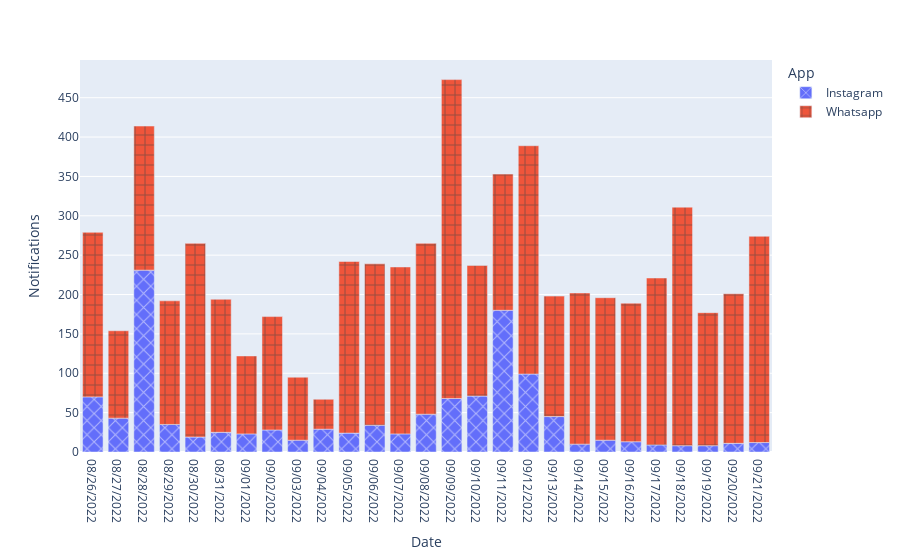

Notebook code cell kept with this figure:
### Code cell
fig = px.bar(data_frame=df,x='Date',y='Notifications',color='App',pattern_shape="App", pattern_shape_sequence=["x", "+"])
fig.show()

### Figure 1 — Plotly figure (JSON) as saved in the notebook; plotly's stock layout.template omitted (floating-point values rounded to 4 significant figures)
{"data": [{"alignmentgroup": "True", "hovertemplate": "App=Instagram<br>Date=%{x}<br>Notifications=%{y}<extra></extra>", "legendgroup": "Instagram", "marker": {"color": "#636efa", "pattern": {"shape": "x"}}, "name": "Instagram", "offsetgroup": "Instagram", "orientation": "v", "showlegend": true, "textposition": "auto", "type": "bar", "x": ["08/26/2022", "08/27/2022", "08/28/2022", "08/29/2022", "08/30/2022", "08/31/2022", "09/01/2022", "09/02/2022", "09/03/2022", "09/04/2022", "09/05/2022", "09/06/2022", "09/07/2022", "09/08/2022", "09/09/2022", "09/10/2022", "09/11/2022", "09/12/2022", "09/13/2022", "09/14/2022", "09/15/2022", "09/16/2022", "09/17/2022", "09/18/2022", "09/19/2022", "09/20/2022", "09/21/2022"], "xaxis": "x", "y": [70, 43, 231, 35, 19, 25, 23, 28, 15, 29, 24, 34, 23, 48, 68, 71, 180, 99, 45, 10, 15, 13, 9, 8, 8, 11, 12], "yaxis": "y"}, {"alignmentgroup": "True", "hovertemplate": "App=Whatsapp<br>Date=%{x}<br>Notifications=%{y}<extra></extra>", "legendgroup": "Whatsapp", "marker": {"color": "#EF553B", "pattern": {"shape": "+"}}, "name": "Whatsapp", "offsetgroup": "Whatsapp", "orientation": "v", "showlegend": true, "textposition": "auto", "type": "bar", "x": ["08/26/2022", "08/27/2022", "08/28/2022", "08/29/2022", "08/30/2022", "08/31/2022", "09/01/2022", "09/02/2022", "09/03/2022", "09/04/2022", "09/05/2022", "09/06/2022", "09/07/2022", "09/08/2022", "09/09/2022", "09/10/2022", "09/11/2022", "09/12/2022", "09/13/2022", "09/14/2022", "09/15/2022", "09/16/2022", "09/17/2022", "09/18/2022", "09/19/2022", "09/20/2022", "09/21/2022"], "xaxis": "x", "y": [209, 111, 183, 157, 246, 169, 99, 144, 80, 38, 218, 205, 212, 217, 405, 166, 173, 290, 153, 192, 181, 176, 212, 303, 169, 190, 262], "yaxis": "y"}], "layout": {"barmode": "relative", "legend": {"title": {"text": "App"}, "tracegroupgap": 0}, "margin": {"t": 60}, "xaxis": {"anchor": "y", "domain": [0, 1], "title": {"text": "Date"}}, "yaxis": {"anchor": "x", "domain": [0, 1], "title": {"text": "Notifications"}}}}
